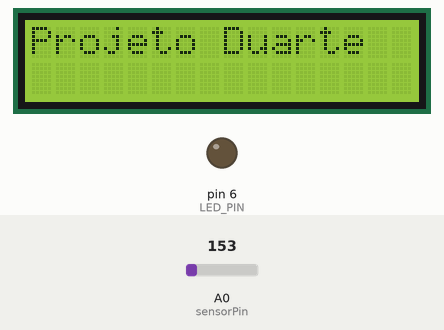
This sketch was run on a simulated Arduino Uno, built with avr-gcc and run on an emulated ATmega328P. Shown: 16×2 character LCD, output pins drawn as LEDs (lit = HIGH). The inputs (shaded band) are chosen by the test bench; at power-on: A0 (sensorPin) = 153. The local clock reads 2024-03-15 10:24:30 at power-on unless the sketch sets it.

Above: at 1.2 s.
1.3 s: A0 (sensorPin) set to 142
At 5.4 s:
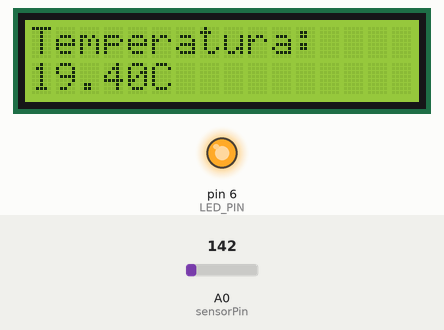
11.6 s: A0 (sensorPin) set to 165
At 21.6 s:
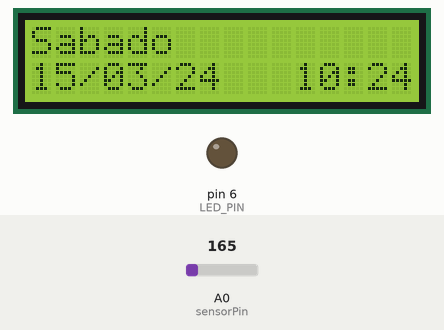
25.4 s: A0 (sensorPin) set to 175
At 29.7 s:
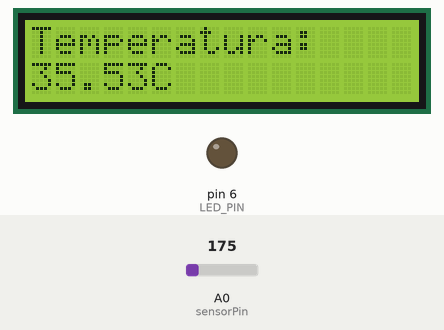
Timing chart, 0 to 31.2 s (numbered marks = the images above; inputs shaded):
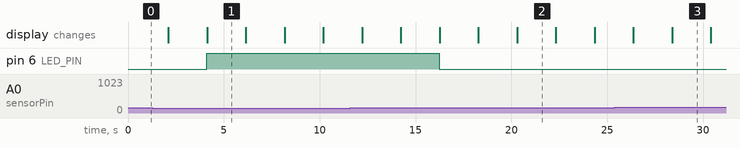

The sketch:

Projeto_Sem_Registos.ino
```cpp
#include <LiquidCrystal_I2C.h>
#include <virtuabotixRTC.h>

#define LCD_ADDR 0x3f
#define LCD_COLUMNS 16
#define LCD_ROWS 2

// RTC está conectado às portas digitais 2, 3 e 4
#define RTC_RST 2
#define RTC_DAT 3
#define RTC_CLK 4

// LED está conectado à porta digital 6
#define LED_PIN 6

//TMP 36gz está conectado à porta analógica A0
const int sensorPin = A0;

LiquidCrystal_I2C lcd(LCD_ADDR, LCD_COLUMNS, LCD_ROWS);
virtuabotixRTC myRTC(RTC_CLK, RTC_DAT, RTC_RST);

const static char* WeekDays[] =
{
  "Segunda-Feira",
  "Terca-Feira",
  "Quarta-Feira",
  "Quinta-Feira",
  "Sexta-Feira",
  "Sabado",
  "Domingo"
};

void setup() {
  // put your setup code here, to run once:
  //Inicialização do Serial(Usado para a consola em termos de testes)
  //Serial.begin(9600);

  // Se quisermos inserir os dados da data e hora manualmente
  //myRTC.setDS1302Time(0, 43, 11, 5, 28, 6, 2024);

  //Definir o LED como output
  pinMode(LED_PIN, OUTPUT);

  // Inicialização do LCD
  lcd.init();
  lcd.backlight();
}

void loop() {
  // put your main code here, to run repeatedly:
  lcd.clear();
  lcd.setCursor(0, 0);
  lcd.print("Projeto Duarte");

  delay(2000);

  lcd.clear();
  myRTC.updateTime();
  lcd.setCursor(0, 0);
  lcd.print(WeekDays[myRTC.dayofweek - 1]);
  //Serial.print("Current Date/Time:");
  //Serial.print(myRTC.dayofweek);
  //Serial.print(" ");
  lcd.setCursor(0, 1);

  if (myRTC.dayofmonth < 10) lcd.print('0');
  lcd.print(myRTC.dayofmonth);
  lcd.print("/");
  //Serial.print(myRTC.dayofmonth);
  //Serial.print("/");

  if (myRTC.month < 10) lcd.print('0');
  lcd.print(myRTC.month);
  lcd.print("/");
  //Serial.print(myRTC.month);
  //Serial.print("/");
  if ((myRTC.year - 2000)  < 10) lcd.print('0');
  lcd.print(myRTC.year - 2000);
  //Serial.print(myRTC.year);
  //Serial.print(" \n");

  lcd.print("   ");

  if (myRTC.hours < 10) lcd.print('0');
  lcd.print(myRTC.hours);    // 00-23
  lcd.print(':');
  //Serial.print(myRTC.hours);
  //Serial.print(":");

  if (myRTC.minutes < 10) lcd.print('0');
  lcd.print(myRTC.minutes);
  //Serial.print(myRTC.minutes);
  //Serial.print(":");
  //Serial.print(myRTC.seconds);
  //Serial.print("\n");

  delay(2000);

  //  Guardar o valor do sinal analógico
  int sensorValue = analogRead(sensorPin);
  //Serial.print(sensorValue);
  //Serial.print("\n");

  // Verificar se o sensor está a enviar sinal (sinal analógio é muito baixo ou muito alto)
  if (sensorValue < 150 || sensorValue > 300){
    digitalWrite(LED_PIN, HIGH); // Ligar o LED
  } else {
    digitalWrite(LED_PIN, LOW);
  }

  // Converter a leitura analógica em temperatura (C)
  float Temperature = (sensorValue * (5.0 / 1023.0)- 0.5) * 100.0;

  lcd.clear();
  lcd.setCursor(0, 0);
  lcd.print("Temperatura:");
  lcd.setCursor(0, 1);
  lcd.print(Temperature);
  lcd.print("C");

  delay(2000);
}
```

Measured:
- the behaviour switches between 150 and 149 on A0 (sensorPin) (found by bisection; images 0 and 1)
- after the input at 1.3 s, pin 6 (LED_PIN): LOW → HIGH after 2.8 s
- after the input at 11.6 s, pin 6 (LED_PIN): HIGH → LOW after 4.6 s
- what the display in image 1 shows lasts 2.0 s, from 4.1 s to 6.1 s
